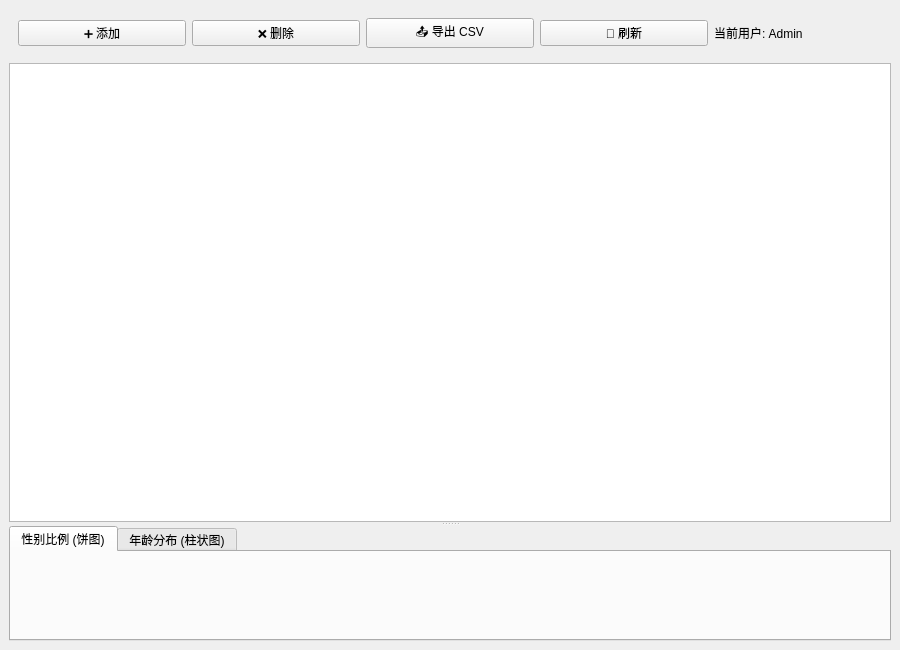
<?xml version="1.0" encoding="UTF-8"?>
<ui version="4.0">
 <class>MainWindow</class>
 <widget class="QMainWindow" name="MainWindow">
  <property name="geometry">
   <rect>
    <x>0</x>
    <y>0</y>
    <width>900</width>
    <height>650</height>
   </rect>
  </property>
  <property name="windowTitle">
   <string>学生管理系统</string>
  </property>
  <widget class="QWidget" name="centralwidget">
   <layout class="QVBoxLayout" name="verticalLayout">
    <item>
     <widget class="QWidget" name="toolBarWidget" native="true">
      <layout class="QHBoxLayout" name="toolBarLayout">
       <item>
        <widget class="QPushButton" name="btnAdd">
         <property name="text">
          <string>➕ 添加</string>
         </property>
        </widget>
       </item>
       <item>
        <widget class="QPushButton" name="btnDelete">
         <property name="text">
          <string>❌ 删除</string>
         </property>
        </widget>
       </item>
       <item>
        <widget class="QPushButton" name="btnExport">
         <property name="text">
          <string>📤 导出 CSV</string>
         </property>
        </widget>
       </item>
       <item>
        <widget class="QPushButton" name="btnRefresh">
         <property name="text">
          <string>🔄 刷新</string>
         </property>
        </widget>
       </item>
       <item>
        <widget class="QLabel" name="lblUserInfo">
         <property name="text">
          <string>当前用户: Admin</string>
         </property>
        </widget>
       </item>
      </layout>
     </widget>
    </item>
    <item>
     <widget class="QSplitter" name="mainSplitter">
      <property name="orientation">
       <enum>Qt::Orientation::Vertical</enum>
      </property>
      <widget class="QTableView" name="tableView"/>
      <widget class="QTabWidget" name="tabWidget">
       <property name="currentIndex">
        <number>0</number>
       </property>
       <widget class="QWidget" name="tabGender">
        <attribute name="title">
         <string>性别比例 (饼图)</string>
        </attribute>
        <layout class="QVBoxLayout" name="verticalLayout_2">
         <item>
          <widget class="QChartView" name="genderChartView" native="true"/>
         </item>
        </layout>
       </widget>
       <widget class="QWidget" name="tabAge">
        <attribute name="title">
         <string>年龄分布 (柱状图)</string>
        </attribute>
        <layout class="QVBoxLayout" name="verticalLayout_3">
         <item>
          <widget class="QChartView" name="ageChartView" native="true"/>
         </item>
        </layout>
       </widget>
      </widget>
     </widget>
    </item>
   </layout>
  </widget>
 </widget>
 <customwidgets>
  <customwidget>
   <class>QChartView</class>
   <extends>QWidget</extends>
   <header location="global">QtCharts/QChartView</header>
   <container>1</container>
  </customwidget>
 </customwidgets>
 <resources/>
 <connections/>
</ui>
